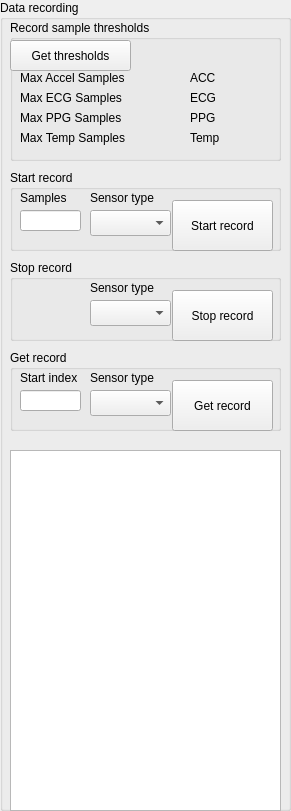
     <widget class="QGroupBox" name="groupBox_5">
      <property name="geometry">
       <rect>
        <x>670</x>
        <y>0</y>
        <width>291</width>
        <height>811</height>
       </rect>
      </property>
      <property name="title">
       <string>Data recording</string>
      </property>
      <widget class="QGroupBox" name="groupBox_6">
       <property name="geometry">
        <rect>
         <x>10</x>
         <y>170</y>
         <width>271</width>
         <height>81</height>
        </rect>
       </property>
       <property name="title">
        <string>Start record</string>
       </property>
       <widget class="QLineEdit" name="input_samples">
        <property name="geometry">
         <rect>
          <x>10</x>
          <y>40</y>
          <width>61</width>
          <height>21</height>
         </rect>
        </property>
       </widget>
       <widget class="QLabel" name="label_11">
        <property name="geometry">
         <rect>
          <x>10</x>
          <y>20</y>
          <width>60</width>
          <height>16</height>
         </rect>
        </property>
        <property name="text">
         <string>Samples</string>
        </property>
       </widget>
       <widget class="QComboBox" name="start_record_sensor_type">
        <property name="geometry">
         <rect>
          <x>80</x>
          <y>40</y>
          <width>81</width>
          <height>26</height>
         </rect>
        </property>
       </widget>
       <widget class="QPushButton" name="btn_start_record">
        <property name="geometry">
         <rect>
          <x>162</x>
          <y>30</y>
          <width>101</width>
          <height>51</height>
         </rect>
        </property>
        <property name="text">
         <string>Start record</string>
        </property>
       </widget>
       <widget class="QLabel" name="label_14">
        <property name="geometry">
         <rect>
          <x>80</x>
          <y>20</y>
          <width>81</width>
          <height>16</height>
         </rect>
        </property>
        <property name="text">
         <string>Sensor type</string>
        </property>
       </widget>
      </widget>
      <widget class="QGroupBox" name="groupBox_7">
       <property name="geometry">
        <rect>
         <x>10</x>
         <y>20</y>
         <width>271</width>
         <height>141</height>
        </rect>
       </property>
       <property name="title">
        <string>Record sample thresholds</string>
       </property>
       <widget class="QPushButton" name="btn_get_thresholds">
        <property name="geometry">
         <rect>
          <x>0</x>
          <y>20</y>
          <width>121</width>
          <height>31</height>
         </rect>
        </property>
        <property name="text">
         <string>Get thresholds</string>
        </property>
       </widget>
       <widget class="QLabel" name="label_10">
        <property name="geometry">
         <rect>
          <x>10</x>
          <y>50</y>
          <width>171</width>
          <height>31</height>
         </rect>
        </property>
        <property name="text">
         <string/>
        </property>
       </widget>
       <widget class="QLabel" name="label_34">
        <property name="geometry">
         <rect>
          <x>10</x>
          <y>50</y>
          <width>121</width>
          <height>16</height>
         </rect>
        </property>
        <property name="text">
         <string>Max Accel Samples</string>
        </property>
       </widget>
       <widget class="QLabel" name="label_35">
        <property name="geometry">
         <rect>
          <x>10</x>
          <y>70</y>
          <width>121</width>
          <height>16</height>
         </rect>
        </property>
        <property name="text">
         <string>Max ECG Samples</string>
        </property>
       </widget>
       <widget class="QLabel" name="label_37">
        <property name="geometry">
         <rect>
          <x>10</x>
          <y>90</y>
          <width>121</width>
          <height>16</height>
         </rect>
        </property>
        <property name="text">
         <string>Max PPG Samples</string>
        </property>
       </widget>
       <widget class="QLabel" name="label_41">
        <property name="geometry">
         <rect>
          <x>10</x>
          <y>110</y>
          <width>121</width>
          <height>16</height>
         </rect>
        </property>
        <property name="text">
         <string>Max Temp Samples</string>
        </property>
       </widget>
       <widget class="QLabel" name="sample_max_acc">
        <property name="geometry">
         <rect>
          <x>180</x>
          <y>50</y>
          <width>60</width>
          <height>16</height>
         </rect>
        </property>
        <property name="text">
         <string>ACC</string>
        </property>
       </widget>
       <widget class="QLabel" name="sample_max_ppg">
        <property name="geometry">
         <rect>
          <x>180</x>
          <y>90</y>
          <width>60</width>
          <height>16</height>
         </rect>
        </property>
        <property name="text">
         <string>PPG</string>
        </property>
       </widget>
       <widget class="QLabel" name="sample_max_ecg">
        <property name="geometry">
         <rect>
          <x>180</x>
          <y>70</y>
          <width>60</width>
          <height>16</height>
         </rect>
        </property>
        <property name="text">
         <string>ECG</string>
        </property>
       </widget>
       <widget class="QLabel" name="sample_max_temp">
        <property name="geometry">
         <rect>
          <x>180</x>
          <y>110</y>
          <width>60</width>
          <height>16</height>
         </rect>
        </property>
        <property name="text">
         <string>Temp</string>
        </property>
       </widget>
      </widget>
      <widget class="QGroupBox" name="groupBox_8">
       <property name="geometry">
        <rect>
         <x>10</x>
         <y>260</y>
         <width>271</width>
         <height>81</height>
        </rect>
       </property>
       <property name="title">
        <string>Stop record</string>
       </property>
       <widget class="QComboBox" name="stop_record_sensor_type">
        <property name="geometry">
         <rect>
          <x>80</x>
          <y>40</y>
          <width>81</width>
          <height>26</height>
         </rect>
        </property>
       </widget>
       <widget class="QPushButton" name="btn_stop_record">
        <property name="geometry">
         <rect>
          <x>162</x>
          <y>30</y>
          <width>101</width>
          <height>51</height>
         </rect>
        </property>
        <property name="text">
         <string>Stop record</string>
        </property>
       </widget>
       <widget class="QLabel" name="label_15">
        <property name="geometry">
         <rect>
          <x>80</x>
          <y>20</y>
          <width>81</width>
          <height>16</height>
         </rect>
        </property>
        <property name="text">
         <string>Sensor type</string>
        </property>
       </widget>
      </widget>
      <widget class="QGroupBox" name="groupBox_9">
       <property name="geometry">
        <rect>
         <x>10</x>
         <y>350</y>
         <width>271</width>
         <height>81</height>
        </rect>
       </property>
       <property name="title">
        <string>Get record</string>
       </property>
       <widget class="QLineEdit" name="input_get_record_start_index">
        <property name="geometry">
         <rect>
          <x>10</x>
          <y>40</y>
          <width>61</width>
          <height>21</height>
         </rect>
        </property>
       </widget>
       <widget class="QLabel" name="label_13">
        <property name="geometry">
         <rect>
          <x>10</x>
          <y>20</y>
          <width>71</width>
          <height>16</height>
         </rect>
        </property>
        <property name="text">
         <string>Start index</string>
        </property>
       </widget>
       <widget class="QComboBox" name="get_record_sensor_type">
        <property name="geometry">
         <rect>
          <x>80</x>
          <y>40</y>
          <width>81</width>
          <height>26</height>
         </rect>
        </property>
       </widget>
       <widget class="QPushButton" name="btn_get_record">
        <property name="geometry">
         <rect>
          <x>162</x>
          <y>30</y>
          <width>101</width>
          <height>51</height>
         </rect>
        </property>
        <property name="text">
         <string>Get record</string>
        </property>
       </widget>
       <widget class="QLabel" name="label_16">
        <property name="geometry">
         <rect>
          <x>80</x>
          <y>20</y>
          <width>81</width>
          <height>16</height>
         </rect>
        </property>
        <property name="text">
         <string>Sensor type</string>
        </property>
       </widget>
      </widget>
      <widget class="QListWidget" name="recorded_data_list">
       <property name="geometry">
        <rect>
         <x>10</x>
         <y>450</y>
         <width>271</width>
         <height>361</height>
        </rect>
       </property>
      </widget>
     </widget>
